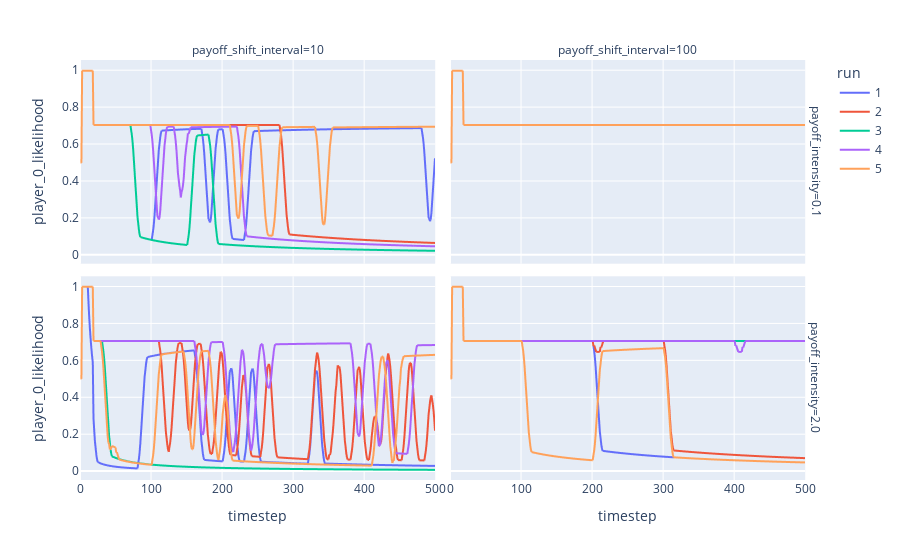

The code cell stored with this chart in its notebook:
### Markdown cell above
import numpy as np


np.mean(sim_df.past_actions.iloc[-1][0])

### Code cell
import plotly.express as px
fig = px.line(sim_df.reset_index(),
              x='timestep',
              y='player_0_likelihood',
              color='run',
              facet_col='payoff_shift_interval',
              facet_row='payoff_intensity')
fig.show()

### Figure 1 — Plotly figure (JSON) as saved in the notebook; plotly's stock layout.template omitted (floating-point values rounded to 4 significant figures; data arrays with more than 128 entries replaced by an {"elided": "..."} marker saying what was removed)
{"data": [{"hovertemplate": "run=1<br>payoff_intensity=0.1<br>payoff_shift_interval=10<br>timestep=%{x}<br>player_0_likelihood=%{y}<extra></extra>", "legendgroup": "1", "line": {"color": "#636efa", "dash": "solid"}, "marker": {"symbol": "circle"}, "mode": "lines", "name": "1", "showlegend": true, "type": "scattergl", "x": {"elided": "501 int values"}, "xaxis": "x3", "y": {"elided": "501 float values"}, "yaxis": "y3"}, {"hovertemplate": "run=1<br>payoff_intensity=0.1<br>payoff_shift_interval=100<br>timestep=%{x}<br>player_0_likelihood=%{y}<extra></extra>", "legendgroup": "1", "line": {"color": "#636efa", "dash": "solid"}, "marker": {"symbol": "circle"}, "mode": "lines", "name": "1", "showlegend": false, "type": "scattergl", "x": {"elided": "501 int values"}, "xaxis": "x4", "y": {"elided": "501 float values"}, "yaxis": "y4"}, {"hovertemplate": "run=1<br>payoff_intensity=2.0<br>payoff_shift_interval=10<br>timestep=%{x}<br>player_0_likelihood=%{y}<extra></extra>", "legendgroup": "1", "line": {"color": "#636efa", "dash": "solid"}, "marker": {"symbol": "circle"}, "mode": "lines", "name": "1", "showlegend": false, "type": "scattergl", "x": {"elided": "501 int values"}, "xaxis": "x", "y": {"elided": "501 float values"}, "yaxis": "y"}, {"hovertemplate": "run=1<br>payoff_intensity=2.0<br>payoff_shift_interval=100<br>timestep=%{x}<br>player_0_likelihood=%{y}<extra></extra>", "legendgroup": "1", "line": {"color": "#636efa", "dash": "solid"}, "marker": {"symbol": "circle"}, "mode": "lines", "name": "1", "showlegend": false, "type": "scattergl", "x": {"elided": "501 int values"}, "xaxis": "x2", "y": {"elided": "501 float values"}, "yaxis": "y2"}, {"hovertemplate": "run=2<br>payoff_intensity=0.1<br>payoff_shift_interval=10<br>timestep=%{x}<br>player_0_likelihood=%{y}<extra></extra>", "legendgroup": "2", "line": {"color": "#EF553B", "dash": "solid"}, "marker": {"symbol": "circle"}, "mode": "lines", "name": "2", "showlegend": true, "type": "scattergl", "x": {"elided": "501 int values"}, "xaxis": "x3", "y": {"elided": "501 float values"}, "yaxis": "y3"}, {"hovertemplate": "run=2<br>payoff_intensity=0.1<br>payoff_shift_interval=100<br>timestep=%{x}<br>player_0_likelihood=%{y}<extra></extra>", "legendgroup": "2", "line": {"color": "#EF553B", "dash": "solid"}, "marker": {"symbol": "circle"}, "mode": "lines", "name": "2", "showlegend": false, "type": "scattergl", "x": {"elided": "501 int values"}, "xaxis": "x4", "y": {"elided": "501 float values"}, "yaxis": "y4"}, {"hovertemplate": "run=2<br>payoff_intensity=2.0<br>payoff_shift_interval=10<br>timestep=%{x}<br>player_0_likelihood=%{y}<extra></extra>", "legendgroup": "2", "line": {"color": "#EF553B", "dash": "solid"}, "marker": {"symbol": "circle"}, "mode": "lines", "name": "2", "showlegend": false, "type": "scattergl", "x": {"elided": "501 int values"}, "xaxis": "x", "y": {"elided": "501 float values"}, "yaxis": "y"}, {"hovertemplate": "run=2<br>payoff_intensity=2.0<br>payoff_shift_interval=100<br>timestep=%{x}<br>player_0_likelihood=%{y}<extra></extra>", "legendgroup": "2", "line": {"color": "#EF553B", "dash": "solid"}, "marker": {"symbol": "circle"}, "mode": "lines", "name": "2", "showlegend": false, "type": "scattergl", "x": {"elided": "501 int values"}, "xaxis": "x2", "y": {"elided": "501 float values"}, "yaxis": "y2"}, {"hovertemplate": "run=3<br>payoff_intensity=0.1<br>payoff_shift_interval=10<br>timestep=%{x}<br>player_0_likelihood=%{y}<extra></extra>", "legendgroup": "3", "line": {"color": "#00cc96", "dash": "solid"}, "marker": {"symbol": "circle"}, "mode": "lines", "name": "3", "showlegend": true, "type": "scattergl", "x": {"elided": "501 int values"}, "xaxis": "x3", "y": {"elided": "501 float values"}, "yaxis": "y3"}, {"hovertemplate": "run=3<br>payoff_intensity=0.1<br>payoff_shift_interval=100<br>timestep=%{x}<br>player_0_likelihood=%{y}<extra></extra>", "legendgroup": "3", "line": {"color": "#00cc96", "dash": "solid"}, "marker": {"symbol": "circle"}, "mode": "lines", "name": "3", "showlegend": false, "type": "scattergl", "x": {"elided": "501 int values"}, "xaxis": "x4", "y": {"elided": "501 float values"}, "yaxis": "y4"}, {"hovertemplate": "run=3<br>payoff_intensity=2.0<br>payoff_shift_interval=10<br>timestep=%{x}<br>player_0_likelihood=%{y}<extra></extra>", "legendgroup": "3", "line": {"color": "#00cc96", "dash": "solid"}, "marker": {"symbol": "circle"}, "mode": "lines", "name": "3", "showlegend": false, "type": "scattergl", "x": {"elided": "501 int values"}, "xaxis": "x", "y": {"elided": "501 float values"}, "yaxis": "y"}, {"hovertemplate": "run=3<br>payoff_intensity=2.0<br>payoff_shift_interval=100<br>timestep=%{x}<br>player_0_likelihood=%{y}<extra></extra>", "legendgroup": "3", "line": {"color": "#00cc96", "dash": "solid"}, "marker": {"symbol": "circle"}, "mode": "lines", "name": "3", "showlegend": false, "type": "scattergl", "x": {"elided": "501 int values"}, "xaxis": "x2", "y": {"elided": "501 float values"}, "yaxis": "y2"}, {"hovertemplate": "run=4<br>payoff_intensity=0.1<br>payoff_shift_interval=10<br>timestep=%{x}<br>player_0_likelihood=%{y}<extra></extra>", "legendgroup": "4", "line": {"color": "#ab63fa", "dash": "solid"}, "marker": {"symbol": "circle"}, "mode": "lines", "name": "4", "showlegend": true, "type": "scattergl", "x": {"elided": "501 int values"}, "xaxis": "x3", "y": {"elided": "501 float values"}, "yaxis": "y3"}, {"hovertemplate": "run=4<br>payoff_intensity=0.1<br>payoff_shift_interval=100<br>timestep=%{x}<br>player_0_likelihood=%{y}<extra></extra>", "legendgroup": "4", "line": {"color": "#ab63fa", "dash": "solid"}, "marker": {"symbol": "circle"}, "mode": "lines", "name": "4", "showlegend": false, "type": "scattergl", "x": {"elided": "501 int values"}, "xaxis": "x4", "y": {"elided": "501 float values"}, "yaxis": "y4"}, {"hovertemplate": "run=4<br>payoff_intensity=2.0<br>payoff_shift_interval=10<br>timestep=%{x}<br>player_0_likelihood=%{y}<extra></extra>", "legendgroup": "4", "line": {"color": "#ab63fa", "dash": "solid"}, "marker": {"symbol": "circle"}, "mode": "lines", "name": "4", "showlegend": false, "type": "scattergl", "x": {"elided": "501 int values"}, "xaxis": "x", "y": {"elided": "501 float values"}, "yaxis": "y"}, {"hovertemplate": "run=4<br>payoff_intensity=2.0<br>payoff_shift_interval=100<br>timestep=%{x}<br>player_0_likelihood=%{y}<extra></extra>", "legendgroup": "4", "line": {"color": "#ab63fa", "dash": "solid"}, "marker": {"symbol": "circle"}, "mode": "lines", "name": "4", "showlegend": false, "type": "scattergl", "x": {"elided": "501 int values"}, "xaxis": "x2", "y": {"elided": "501 float values"}, "yaxis": "y2"}, {"hovertemplate": "run=5<br>payoff_intensity=0.1<br>payoff_shift_interval=10<br>timestep=%{x}<br>player_0_likelihood=%{y}<extra></extra>", "legendgroup": "5", "line": {"color": "#FFA15A", "dash": "solid"}, "marker": {"symbol": "circle"}, "mode": "lines", "name": "5", "showlegend": true, "type": "scattergl", "x": {"elided": "501 int values"}, "xaxis": "x3", "y": {"elided": "501 float values"}, "yaxis": "y3"}, {"hovertemplate": "run=5<br>payoff_intensity=0.1<br>payoff_shift_interval=100<br>timestep=%{x}<br>player_0_likelihood=%{y}<extra></extra>", "legendgroup": "5", "line": {"color": "#FFA15A", "dash": "solid"}, "marker": {"symbol": "circle"}, "mode": "lines", "name": "5", "showlegend": false, "type": "scattergl", "x": {"elided": "501 int values"}, "xaxis": "x4", "y": {"elided": "501 float values"}, "yaxis": "y4"}, {"hovertemplate": "run=5<br>payoff_intensity=2.0<br>payoff_shift_interval=10<br>timestep=%{x}<br>player_0_likelihood=%{y}<extra></extra>", "legendgroup": "5", "line": {"color": "#FFA15A", "dash": "solid"}, "marker": {"symbol": "circle"}, "mode": "lines", "name": "5", "showlegend": false, "type": "scattergl", "x": {"elided": "501 int values"}, "xaxis": "x", "y": {"elided": "501 float values"}, "yaxis": "y"}, {"hovertemplate": "run=5<br>payoff_intensity=2.0<br>payoff_shift_interval=100<br>timestep=%{x}<br>player_0_likelihood=%{y}<extra></extra>", "legendgroup": "5", "line": {"color": "#FFA15A", "dash": "solid"}, "marker": {"symbol": "circle"}, "mode": "lines", "name": "5", "showlegend": false, "type": "scattergl", "x": {"elided": "501 int values"}, "xaxis": "x2", "y": {"elided": "501 float values"}, "yaxis": "y2"}], "layout": {"annotations": [{"font": {}, "showarrow": false, "text": "payoff_shift_interval=10", "x": 0.24, "xanchor": "center", "xref": "paper", "y": 1, "yanchor": "bottom", "yref": "paper"}, {"font": {}, "showarrow": false, "text": "payoff_shift_interval=100", "x": 0.74, "xanchor": "center", "xref": "paper", "y": 1, "yanchor": "bottom", "yref": "paper"}, {"font": {}, "showarrow": false, "text": "payoff_intensity=2.0", "textangle": 90, "x": 0.98, "xanchor": "left", "xref": "paper", "y": 0.2425, "yanchor": "middle", "yref": "paper"}, {"font": {}, "showarrow": false, "text": "payoff_intensity=0.1", "textangle": 90, "x": 0.98, "xanchor": "left", "xref": "paper", "y": 0.7575, "yanchor": "middle", "yref": "paper"}], "legend": {"title": {"text": "run"}, "tracegroupgap": 0}, "margin": {"t": 60}, "xaxis": {"anchor": "y", "domain": [0, 0.48], "title": {"text": "timestep"}}, "xaxis2": {"anchor": "y2", "domain": [0.5, 0.98], "matches": "x", "title": {"text": "timestep"}}, "xaxis3": {"anchor": "y3", "domain": [0, 0.48], "matches": "x", "showticklabels": false}, "xaxis4": {"anchor": "y4", "domain": [0.5, 0.98], "matches": "x", "showticklabels": false}, "yaxis": {"anchor": "x", "domain": [0, 0.485], "title": {"text": "player_0_likelihood"}}, "yaxis2": {"anchor": "x2", "domain": [0, 0.485], "matches": "y", "showticklabels": false}, "yaxis3": {"anchor": "x3", "domain": [0.515, 1], "matches": "y", "title": {"text": "player_0_likelihood"}}, "yaxis4": {"anchor": "x4", "domain": [0.515, 1], "matches": "y", "showticklabels": false}}}
